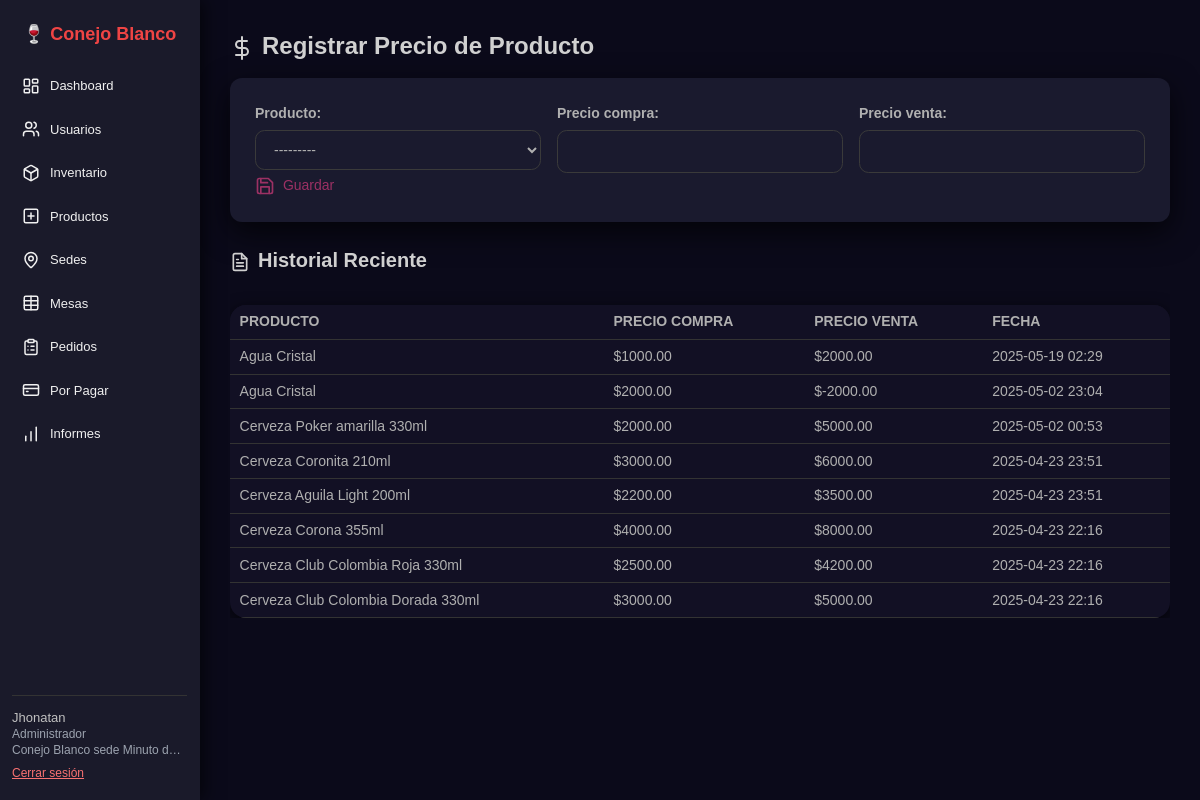
Screenshot of /precios/crear/ (signed in) with the database file from the repository.
### usuarios/models.py (models this page shows, shortened)
class Usuario(AbstractUser):
    rol = models.CharField(max_length=20, choices=ROLES)
    sede = models.ForeignKey(Sede, on_delete=models.CASCADE, null=True, blank=False)

### sede/models.py (models this page shows, shortened)
class Sede(models.Model):
    nombre = models.CharField(max_length=100)
    direccion = models.CharField(max_length=255)
    telefono = models.CharField(max_length=20)
    email = models.EmailField()

### historial/models.py (models this page shows, shortened)
class HistorialPrecio(models.Model):
    producto = models.ForeignKey(Producto, on_delete=models.CASCADE)
    precio_compra = models.DecimalField(max_digits=10, decimal_places=2)
    precio_venta = models.DecimalField(max_digits=10, decimal_places=2)
    fecha = models.DateTimeField(auto_now_add=True)

### productos/models.py (models this page shows)
class Producto(models.Model):
    nombre = models.CharField(max_length=100)
    descripcion = models.TextField(blank=True, null=True)
    def __str__(self):
        return self.nombre

### historial/views.py (the view)
# urls.py: path('crear/', registrar_precio, name='registrar_precio'),
@login_required
def registrar_precio(request):
    if request.method == 'POST':
        form = PrecioForm(request.POST)
        if form.is_valid():
            historial = form.save()
            inventarios = InventarioProducto.objects.filter(producto=historial.producto)
            for inventario in inventarios:
                inventario.precio_venta = historial.precio_venta
                inventario.save()
            return redirect('registrar_precio')
    else:
        form = PrecioForm()
    historial = HistorialPrecio.objects.select_related('producto').order_by('-fecha')[:20]
    return render(request, 'historial/registrar_precio.html', {
        'form': form,
        'historial': historial
    })

### historial/forms.py (shortened to what this page needs)
class PrecioForm(forms.ModelForm):
    class Meta:
        model = HistorialPrecio
        fields = ['producto', 'precio_compra', 'precio_venta']

### usuarios/context_processors.py (called while the page is built)
def es_admin_processor(request):
    if request.user.is_authenticated:
        return {'es_administrador': request.user.rol == 'administrador'}
    return {'es_administrador': False}

### templates/historial/registrar_precio.html (shortened to what this page needs)
{% extends 'base.html' %}
{% load static %}
{% block head %}
  <link rel="stylesheet" href="{% static 'css/historial/precio_historial.css' %}">
{% endblock %}
{% block content %}
<h2 class="text-2xl font-bold mb-4">
  <i data-feather="dollar-sign" class="inline-block w-6 h-6 mr-2"></i>Registrar Precio de Producto
</h2>
<form method="post" class="mb-6">
  <div class="grid grid-cols-1 md:grid-cols-3 gap-4">
    <div>
      {{ form.producto.label_tag }}
      {{ form.producto }}
    </div>
    <div>
      {{ form.precio_compra.label_tag }}
      {{ form.precio_compra }}
    </div>
    <div>
      {{ form.precio_venta.label_tag }}
      {{ form.precio_venta }}
    </div>
  </div>
  <button type="submit" class="btn-filtrar custom-btn-filtrar">
    <i data-feather="save" class="inline-block w-5 h-5 mr-1"></i> Guardar
  </button>
</form>
<h3 class="text-xl font-semibold mt-6 mb-4">
  <i data-feather="file-text" class="inline-block w-5 h-5 mr-2"></i>Historial Reciente
</h3>
<div class="overflow-x-auto">
  <table class="historial-table">
    <thead>
      <tr>
        <th>Producto</th>
        <th>Precio Compra</th>
        <th>Precio Venta</th>
        <th>Fecha</th>
      </tr>
    </thead>
    <tbody>
      {% for item in historial %}
        <tr>
          <td>{{ item.producto.nombre }}</td>
          <td>${{ item.precio_compra }}</td>
          <td>${{ item.precio_venta }}</td>
          <td>{{ item.fecha|date:"Y-m-d H:i" }}</td>
        </tr>
      {% empty %}
        <tr>
          <td colspan="4" class="text-center">No hay historial aún.</td>
        </tr>
      {% endfor %}
    </tbody>
  </table>
</div>
{% endblock %}

### templates/base.html (shortened to what this page needs)
{% load static %}
<!DOCTYPE html>
<html lang="es">
<head>
    <script src="https://cdn.tailwindcss.com"></script>
    <link rel="stylesheet" href="{% static 'css/base_estilos.css' %}">
    {% block head %}{% endblock %}
</head>
<body class="flex bg-gray-900 text-white min-h-screen">
    <aside class="sidebar">
        <div class="sidebar-header">
            <h1 class="text-lg font-bold text-red-500 text-center">🍷 Conejo Blanco</h1>
        </div>
        <nav class="sidebar-nav">
            {% if user.is_authenticated %}
                {% if user.rol == 'administrador' %}
                    <a href="{% url 'panel_general' %}"><i data-lucide="layout-dashboard"></i> Dashboard</a>
                    <a href="{% url 'listar_usuarios' %}"><i data-lucide="users"></i> Usuarios</a>
                    <a href="{% url 'lista_productos' %}"><i data-lucide="box"></i> Inventario</a>
                    <a href="{% url 'crear_producto' %}"><i data-lucide="plus-square"></i> Productos</a>
                    <a href="{% url 'listar_sedes' %}"><i data-lucide="map-pin"></i> Sedes</a>
                    <a href="{% url 'ver_mesas' %}"><i data-lucide="table"></i> Mesas</a>
                    <a href="{% url 'ver_pedidos' %}"><i data-lucide="clipboard-list"></i> Pedidos</a>
                    <a href="{% url 'pedidos_por_pagar' %}"><i data-lucide="credit-card"></i> Por Pagar</a>
                    <a href="{% url 'informe_producto' %}"><i data-lucide="bar-chart"></i> Informes</a>
                {% elif user.rol == 'mesero' %}
                    <a href="{% url 'panel_general' %}"><i data-lucide="layout-dashboard"></i> Dashboard</a>
                    <a href="{% url 'ver_mesas' %}"><i data-lucide="table"></i> Mesas</a>
                    <a href="{% url 'ver_pedidos' %}"><i data-lucide="clipboard-list"></i> Pedidos</a>
                {% endif %}
            {% endif %}
        </nav>
        {% if user.is_authenticated %}
        <div class="sidebar-user">
            <p class="font-medium truncate">{{ user.first_name }}</p>
            <p class="text-xs text-gray-400 capitalize">{{ user.rol }}</p>
            <p class="text-xs text-gray-400 truncate">{{ user.sede.nombre|default:"Sin sede" }}</p>
            <a href="{% url 'logout' %}" class="logout-link">Cerrar sesión</a>
        </div>
        {% endif %}
    </aside>
    <main class="main-content">
        {% block content %}{% endblock %}
    </main>
</body>
</html>

### static/css/base_estilos.css (style rules this page uses)
body { font-family: 'Rubik', sans-serif; background-color: #1a1a2a ; color: #f0f0f0; }
.sidebar { width: 200px; height: 100vh; background: #1a1a2a ; position: fixed; top: 0; left: 0; display: flex; flex-direction: column; padding: 20px 12px; border-right: 1px solid #1a1a2a ; box-shadow: 4px 0 16px rgba(0, 0, 0, 0.6); font-size: 14px; }
.sidebar-header { margin-bottom: 20px; }
.sidebar-nav { flex-grow: 1; display: flex; flex-direction: column; gap: 8px; }
.sidebar-nav a { display: flex; align-items: center; gap: 10px; padding: 8px 10px; border-radius: 8px; text-decoration: none; color: #f0f0f0; transition: all 0.2s ease-in-out; font-size: 13px; }
.sidebar-nav a svg { width: 18px; height: 18px; }
.sidebar-user { margin-top: auto; border-top: 1px solid #333; padding-top: 14px; font-size: 13px; line-height: 1.2; }
.logout-link { display: block; margin-top: 8px; color: #f87171; text-decoration: underline; font-size: 12px; }
.main-content { margin-left: 200px; padding: 30px; width: calc(100% - 200px); }

### static/css/historial/precio_historial.css (style rules this page uses)
body { font-family: 'Rubik', sans-serif; background-color: #0b0a1a !important; color: #c0c0c0 !important; margin: 0; padding: 0; }
h2 { color: #d0d0d0 !important; font-size: 28px; margin-bottom: 20px; font-weight: 700; }
form { background-color: #1a1a2e; padding: 25px; border-radius: 12px; box-shadow: 0 10px 30px rgba(0, 0, 0, 0.7); color: #d0d0d0; }
form label { font-weight: 700; color: #b0b0b0 !important; margin-bottom: 6px; display: block; font-size: 14px; }
form input, form select { width: 100%; padding: 10px 14px; border: 1px solid #3a3a3a !important; border-radius: 0.6rem !important; font-size: 14px; color: #b0b0b0 !important; background-color: transparent !important; transition: border-color 0.3s, box-shadow 0.3s; }
button[type="submit"] { color: #9c3164 !important; background: transparent; border: none; cursor: pointer; font-size: 14px; transition: color 0.3s ease, transform 0.15s ease; }
h3 { font-size: 22px; margin-top: 40px; margin-bottom: 15px; color: #d0d0d0 !important; font-weight: 700; }
.historial-table { width: 100%; border-collapse: collapse; margin-top: 15px; font-size: 14px; border-radius: 1rem !important; overflow: hidden; box-shadow: 0 4px 15px rgba(0, 0, 0, 0.7) !important; background-color: #121024 !important; color: #b0b0b0 !important; }
.historial-table thead { background-color: #121024 !important; text-transform: uppercase; font-size: 14px; color: #999999 !important; }
.historial-table th, .historial-table td { padding: 0.4rem 0.6rem !important; text-align: left; border-bottom: 1px solid #333 !important; color: #b0b0b0 !important; font-size: 14px; }

### rows the page displays
Usuario: first_name "Jhonatan", rol "Administrador", sede.nombre "Conejo Blanco sede Minuto d…"
HistorialPrecio: producto.nombre "Agua Cristal", precio_compra "1000.00", precio_venta "2000.00", fecha "2025-05-19 02:29"
HistorialPrecio: producto.nombre "Agua Cristal", precio_compra "2000.00", precio_venta "-2000.00", fecha "2025-05-02 23:04"
HistorialPrecio: producto.nombre "Cerveza Poker amarilla 330ml", precio_compra "2000.00", precio_venta "5000.00", fecha "2025-05-02 00:53"
HistorialPrecio: producto.nombre "Cerveza Coronita 210ml", precio_compra "3000.00", precio_venta "6000.00", fecha "2025-04-23 23:51"
HistorialPrecio: producto.nombre "Cerveza Aguila Light 200ml", precio_compra "2200.00", precio_venta "3500.00", fecha "2025-04-23 23:51"
HistorialPrecio: producto.nombre "Cerveza Corona 355ml", precio_compra "4000.00", precio_venta "8000.00", fecha "2025-04-23 22:16"
HistorialPrecio: producto.nombre "Cerveza Club Colombia Roja 330ml", precio_compra "2500.00", precio_venta "4200.00", fecha "2025-04-23 22:16"
HistorialPrecio: producto.nombre "Cerveza Club Colombia Dorada 330ml", precio_compra "3000.00", precio_venta "5000.00", fecha "2025-04-23 22:16"
